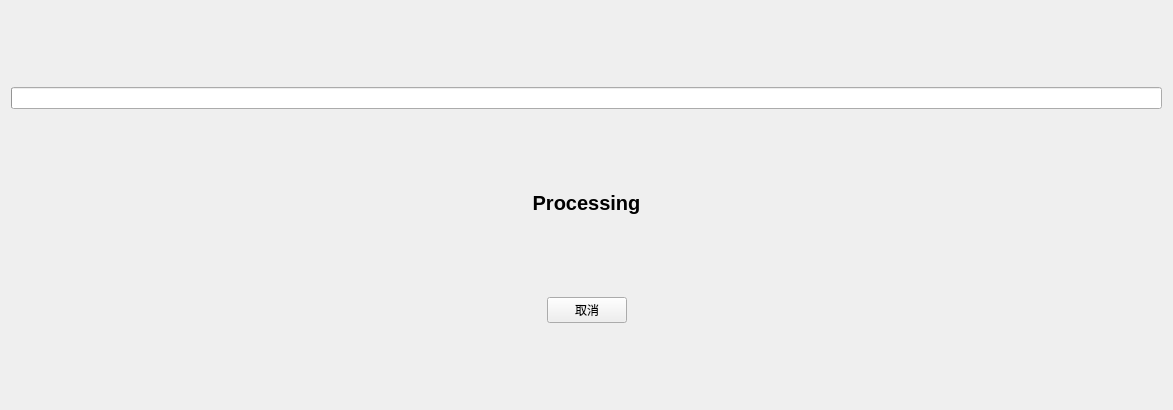
<?xml version="1.0" encoding="UTF-8"?>
<ui version="4.0">
 <class>PageProcess</class>
 <widget class="QWidget" name="PageProcess">
  <property name="geometry">
   <rect>
    <x>0</x>
    <y>0</y>
    <width>1173</width>
    <height>410</height>
   </rect>
  </property>
  <property name="windowTitle">
   <string>Form</string>
  </property>
  <layout class="QVBoxLayout" name="verticalLayout">
   <item>
    <spacer name="verticalSpacer1">
     <property name="orientation">
      <enum>Qt::Vertical</enum>
     </property>
     <property name="sizeHint" stdset="0">
      <size>
       <width>20</width>
       <height>40</height>
      </size>
     </property>
    </spacer>
   </item>
   <item>
    <widget class="QProgressBar" name="progressBar">
     <property name="value">
      <number>0</number>
     </property>
     <property name="textVisible">
      <bool>false</bool>
     </property>
    </widget>
   </item>
   <item>
    <spacer name="verticalSpacer2">
     <property name="orientation">
      <enum>Qt::Vertical</enum>
     </property>
     <property name="sizeHint" stdset="0">
      <size>
       <width>20</width>
       <height>40</height>
      </size>
     </property>
    </spacer>
   </item>
   <item>
    <widget class="QLabel" name="label">
     <property name="font">
      <font>
       <pointsize>15</pointsize>
       <bold>true</bold>
      </font>
     </property>
     <property name="text">
      <string>Processing</string>
     </property>
     <property name="alignment">
      <set>Qt::AlignCenter</set>
     </property>
    </widget>
   </item>
   <item>
    <spacer name="verticalSpacer3">
     <property name="orientation">
      <enum>Qt::Vertical</enum>
     </property>
     <property name="sizeHint" stdset="0">
      <size>
       <width>20</width>
       <height>40</height>
      </size>
     </property>
    </spacer>
   </item>
   <item>
    <layout class="QHBoxLayout" name="horizontalLayout">
     <item>
      <spacer name="horizontalSpacer1">
       <property name="orientation">
        <enum>Qt::Horizontal</enum>
       </property>
       <property name="sizeHint" stdset="0">
        <size>
         <width>40</width>
         <height>20</height>
        </size>
       </property>
      </spacer>
     </item>
     <item>
      <widget class="QPushButton" name="pushButtonCancel">
       <property name="text">
        <string>取消</string>
       </property>
      </widget>
     </item>
     <item>
      <spacer name="horizontalSpacer2">
       <property name="orientation">
        <enum>Qt::Horizontal</enum>
       </property>
       <property name="sizeHint" stdset="0">
        <size>
         <width>40</width>
         <height>20</height>
        </size>
       </property>
      </spacer>
     </item>
    </layout>
   </item>
   <item>
    <spacer name="verticalSpacer4">
     <property name="orientation">
      <enum>Qt::Vertical</enum>
     </property>
     <property name="sizeHint" stdset="0">
      <size>
       <width>20</width>
       <height>40</height>
      </size>
     </property>
    </spacer>
   </item>
  </layout>
 </widget>
 <resources/>
 <connections/>
</ui>
